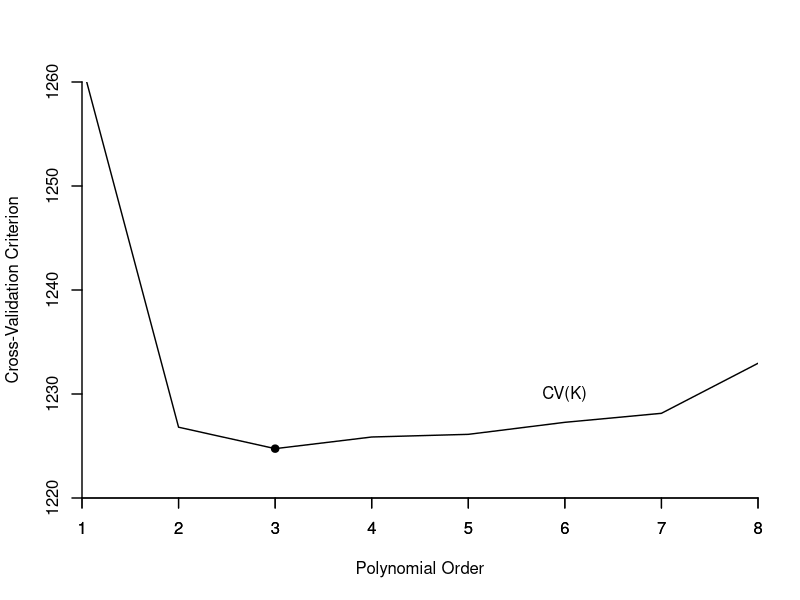
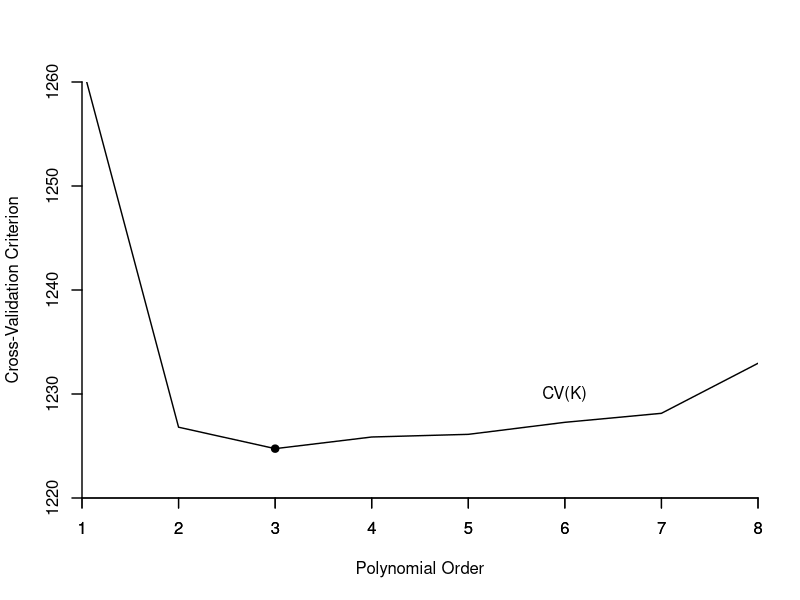
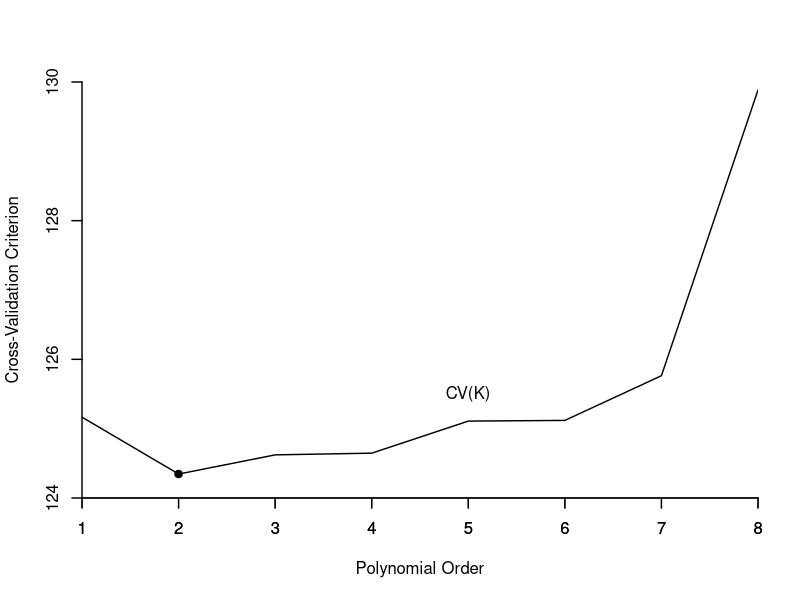
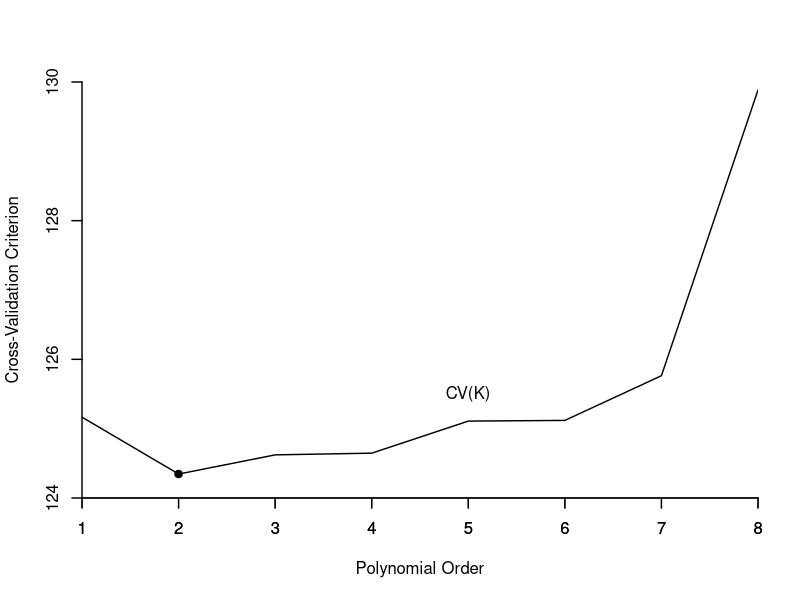

Write R code to recreate these figures, in order.
#####################################
### This file generates Figure 20.6
### CV Function for Polynomial Estimates of Experience Profile
### College-Educated Women
#####################################
### Uses data file cps09mar.txt
#####################################

dat <- read.table("cps09mar.txt")
wcollegef <- (dat[,2]==1)&(dat[,4]==16)&(dat[,11]==1)
bcollegef <- (dat[,2]==1)&(dat[,4]==16)&(dat[,11]==2)
datw <- dat[wcollegef,]
datb <- dat[bcollegef,]

yw <- as.matrix(log(datw[,5]/(datw[,6]*datw[,7])))
qw <- (datw[,1]-datw[,4]-6)
yb <- as.matrix(log(datb[,5]/(datb[,6]*datb[,7])))
qb <- (datb[,1]-datb[,4]-6)
nw <- length(yw)
nb <- length(yb)

pmax <- 8
zw <- matrix(1,nrow=nw,ncol=pmax+1)
zb <- matrix(1,nrow=nb,ncol=pmax+1)
cvw <- matrix(1,nrow=pmax,ncol=1)
cvb <- matrix(1,nrow=pmax,ncol=1)
for (j in 1:pmax){
  xwj <- qw^j
  zwj <- zw[,1:j]
  gamw <- solve(t(zwj)%*%zwj,t(zwj)%*%xwj)
  egamw <- xwj - zwj%*%gamw
  sigw <- sqrt((t(egamw)%*%egamw)/nw)
  zw[,j+1] <- egamw%*%(1/sigw)
  zj <- zw[,1:(j+1)]
  xx <- solve(t(zj)%*%zj)
  bj <- xx%*%(t(zj)%*%yw)
  ej <- (yw - zj%*%bj)/(1-rowSums(zj*(zj%*%xx)))
  cvw[j] <- sum(ej^2)

  xbj <- qb^j
  zbj = zb[,1:j]
  gamb <- solve(t(zbj)%*%zbj,t(zbj)%*%xbj)
  egamb <- xbj - zbj%*%gamb
  sigb <- sqrt((t(egamb)%*%egamb)/nb)
  zb[,j+1] <- egamb%*%(1/sigb)
  zj <- zb[,1:(j+1)]
  xx <- solve(t(zj)%*%zj)
  bj <- xx%*%(t(zj)%*%yb)
  ej <- (yb - zj%*%bj)/(1-rowSums(zj*(zj%*%xx)))
  cvb[j] <- sum(ej^2)
 
}

K <- (1:pmax)
cvwmin <- min(cvw)
cvwK <- which.min(cvw)
cvbmin <- min(cvb)
cvbK <- which.min(cvb)

wd <- 1.4

pdf("HANSEN20-6a.pdf",family="Helvetica",colormodel='cmyk',width=4.5,height=4.5)
plot(K,cvw,lty=1,xaxs="i",yaxs="i",type="l",ylab="Cross-Validation Criterion",xlab="Polynomial Order",lwd=wd,bty="n",ylim=c(1220,1260),yaxt="n")
axis(side=1,lwd=wd)
axis(side=2,seq(1220,1260,10),lwd=wd)
points(cvwK,cvwmin,pch=19)
text(6,1230,"CV(K)")
dev.off()

postscript("HANSEN20-6a.eps",paper="special",width=4.5,height=4.5,horizontal=FALSE,onefile=FALSE,family="Helvetica",colormodel='cmyk')
plot(K,cvw,lty=1,xaxs="i",yaxs="i",type="l",ylab="Cross-Validation Criterion",xlab="Polynomial Order",lwd=wd,bty="n",ylim=c(1220,1260),yaxt="n")
axis(side=1,lwd=wd)
axis(side=2,seq(1220,1260,10),lwd=wd)
points(cvwK,cvwmin,pch=19)
text(6,1230,"CV(K)")
dev.off()


pdf("HANSEN20-6b.pdf",family="Helvetica",colormodel='cmyk',width=4.5,height=4.5)
plot(K,cvb,lty=1,xaxs="i",yaxs="i",type="l",ylab="Cross-Validation Criterion",xlab="Polynomial Order",lwd=wd,bty="n",ylim=c(124,130),yaxt="n")
axis(side=1,lwd=wd)
axis(side=2,seq(124,130,2),lwd=wd)
points(cvbK,cvbmin,pch=19)
text(5,125.5,"CV(K)")
dev.off()

postscript("HANSEN20-6b.eps",paper="special",width=4.5,height=4.5,horizontal=FALSE,onefile=FALSE,family="Helvetica",colormodel='cmyk')
plot(K,cvb,lty=1,xaxs="i",yaxs="i",type="l",ylab="Cross-Validation Criterion",xlab="Polynomial Order",lwd=wd,bty="n",ylim=c(124,130),yaxt="n")
axis(side=1,lwd=wd)
axis(side=2,seq(124,130,2),lwd=wd)
points(cvbK,cvbmin,pch=19)
text(5,125.5,"CV(K)")
dev.off()
